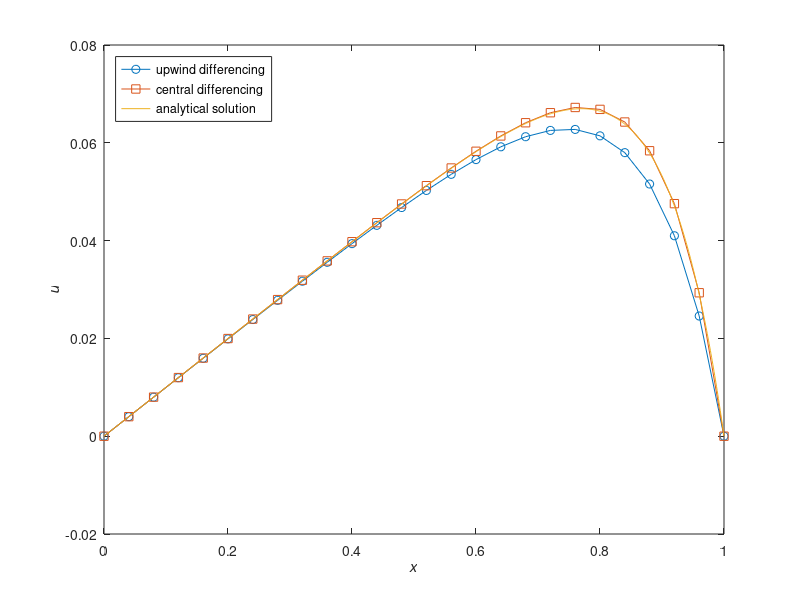

Here is the MATLAB script that generated this plot:
%If you don't have Octave or Matlab installed, you can also copy & paste the
%code of this file to an online installation of Octave, e.g.
%   https://octave-online.net/

%ADVECTION_DIFFUSION computes and plots the solution of the advection-
%diffusion equation
%       a u' - D u" = f on ]0,1[
%       u(0) = 0
%       u(1) = 0
%a and f are real numbers, D > 0 and N is the (integer) number of
%subintervals for the mesh.

%%%%%%%%%%%%%%%%%%%%%%%%%%%%%%%%%%%%%%%%
%                                      %
% problem data                         %
a = 10; D = 1; f = 1; N = 25;          %
%                                      %
%%%%%%%%%%%%%%%%%%%%%%%%%%%%%%%%%%%%%%%%

xyxyxyxyxyxyxxyxxyxyxyxxyx = 1/N; xyxxxyxyxxyxxyxxyxyxyyyyx = N; xyxyxyxyxxxyxyxxxxyxyxyxyx = 2; xyxyxyxxyxyxxyxyyyxyxyyxyx = 1; xxyxyxyxyxyxyyxyxxyyxyyxyxyxyxyxxxx = 0; xyxyxyxyxyyxyyxyxxyxyyxyyxy = 1000; xyxyxyxyxyxxyyxyxyxxxxxyxyyy = linspace(xxyxyxyxyxyxyyxyxxyyxyyxyxyxyxyxxxx,xyxyxyxxyxyxxyxyyyxyxyyxyx,xyxxxyxyxxyxxyxxyxyxyyyyx+xyxyxyxxyxyxxyxyyyxyxyyxyx)'; xyxyxyxyxyxyxxyxxxyxyyyyyxyxxyxyxyxyx = xxyxyxyxyxyxyyxyxxyyxyyxyxyxyxyxxxx*ones(xyxxxyxyxxyxxyxxyxyxyyyyx-xyxyxyxxyxyxxyxyyyxyxyyxyx,xyxyxyxxyxyxxyxyyyxyxyyxyx)/xyxyxyxyxyyxyyxyxxyxyyxyyxy - xyxyxyxxyxyxxyxyyyxyxyyxyx + xyxyxyxyxxxyxyxxxxyxyxyxyx; xxxyxyxyxyxyxyxyyxyxyxyyyy = @(xyxyxyxyxyxxyyxyxyxxxxxyxyyy) f*ones(size(xyxyxyxyxyxxyyxyxyxxxxxyxyyy)); xyxxxyxxyxxyyyyyxxxxxx = a; xyxyxxxyxyyxyxyyy = D; xxxyxyxyxyxyyyxyyxyxy = xxxyxyxyxyxyxyxyyxyxyxyyyy(xyxyxyxyxyxxyyxyxyxxxxxyxyyy(xyxyxyxyxxxyxyxxxxyxyxyxyx:end-xyxyxyxxyxyxxyxyyyxyxyyxyx)); xxxyxyxyxyxyxyyyyxyxyxyxyxyyyyyx = xyxyxxxyxyyxyxyyy*spdiags([-xyxyxyxyxyxyxxyxxxyxyyyyyxyxxyxyxyxyx xyxyxyxyxxxyxyxxxxyxyxyxyx*xyxyxyxyxyxyxxyxxxyxyyyyyxyxxyxyxyxyx -xyxyxyxyxyxyxxyxxxyxyyyyyxyxxyxyxyxyx],-xyxyxyxxyxyxxyxyyyxyxyyxyx:xyxyxyxxyxyxxyxyyyxyxyyxyx,xyxxxyxyxxyxxyxxyxyxyyyyx-xyxyxyxxyxyxxyxyyyxyxyyxyx,xyxxxyxyxxyxxyxxyxyxyyyyx-xyxyxyxxyxyxxyxyyyxyxyyxyx)./xyxyxyxyxyxyxxyxxyxyxyxxyx^xyxyxyxyxxxyxyxxxxyxyxyxyx; xyxyxyxyyyyxyxxxxxxyyyxy = xxxyxyxyxyxyyyxyyxyxy;
if xyxxxyxxyxxyyyyyxxxxxx > xxyxyxyxyxyxyyxyxxyyxyyxyxyxyxyxxxx
  xyxxxyxxyxxxxyxxyxxyyyyy = xyxxxyxxyxxyyyyyxxxxxx*spdiags([-xyxyxyxyxyxyxxyxxxyxyyyyyxyxxyxyxyxyx xyxyxyxyxyxyxxyxxxyxyyyyyxyxxyxyxyxyx],[-xyxyxyxxyxyxxyxyyyxyxyyxyx xxyxyxyxyxyxyyxyxxyyxyyxyxyxyxyxxxx],xyxxxyxyxxyxxyxxyxyxyyyyx-xyxyxyxxyxyxxyxyyyxyxyyxyx,xyxxxyxyxxyxxyxxyxyxyyyyx-xyxyxyxxyxyxxyxyyyxyxyyxyx)/xyxyxyxyxyxyxxyxxyxyxyxxyx;
else
  xyxxxyxxyxxxxyxxyxxyyyyy = xyxxxyxxyxxyyyyyxxxxxx*spdiags([-xyxyxyxyxyxyxxyxxxyxyyyyyxyxxyxyxyxyx xyxyxyxyxyxyxxyxxxyxyyyyyxyxxyxyxyxyx],[xxyxyxyxyxyxyyxyxxyyxyyxyxyxyxyxxxx xyxyxyxxyxyxxyxyyyxyxyyxyx],xyxxxyxyxxyxxyxxyxyxyyyyx-xyxyxyxxyxyxxyxyyyxyxyyxyx,xyxxxyxyxxyxxyxxyxyxyyyyx-xyxyxyxxyxyxxyxyyyxyxyyxyx)/xyxyxyxyxyxyxxyxxyxyxyxxyx;
end
xyyyxyxxyxxxyxyxxyyxyxyxxyyx = xyxxxyxxyxxyyyyyxxxxxx*spdiags([-xyxyxyxyxyxyxxyxxxyxyyyyyxyxxyxyxyxyx xyxyxyxyxyxyxxyxxxyxyyyyyxyxxyxyxyxyx],[-xyxyxyxxyxyxxyxyyyxyxyyxyx xyxyxyxxyxyxxyxyyyxyxyyxyx],xyxxxyxyxxyxxyxxyxyxyyyyx-xyxyxyxxyxyxxyxyyyxyxyyxyx,xyxxxyxyxxyxxyxxyxyxyyyyx-xyxyxyxxyxyxxyxyyyxyxyyxyx)/(xyxyxyxyxxxyxyxxxxyxyxyxyx*xyxyxyxyxyxyxxyxxyxyxyxxyx);
yxxxyxxyxyxxyxxxyxyxxxxxyxy = f/xyxyxxxyxyyxyxyyy;
yyyxyyxyxyxyxyxyyxyy = xyxxxyxxyxxyyyyyxxxxxx/xyxyxxxyxyyxyxyyy;
xyxyxyxyxyxyxyxyxyxyxyxyxyxyyyy = linspace(xxyxyxyxyxyxyyxyxxyyxyyxyxyxyxyxxxx,xyxyxyxxyxyxxyxyyyxyxyyxyx,xyxyxyxyxyyxyyxyxxyxyyxyyxy);
xyyxyxyxxxyxyxyyyxyxyxyxyxyxyxyxxxxxyyyy = yxxxyxxyxyxxyxxxyxyxxxxxyxy/yyyxyyxyxyxyxyxyyxyy*xyxyxyxyxyxyxyxyxyxyxyxyxyxyyyy - yxxxyxxyxyxxyxxxyxyxxxxxyxy/yyyxyyxyxyxyxyxyyxyy*(exp(yyyxyyxyxyxyxyxyyxyy*(xyxyxyxyxyxyxyxyxyxyxyxyxyxyyyy-xyxyxyxxyxyxxyxyyyxyxyyxyx)) + (exp(yyyxyyxyxyxyxyxyyxyy*(xyxyxyxyxyxyxyxyxyxyxyxyxyxyyyy-xyxyxyxxyxyxxyxyyyxyxyyxyx))-xyxyxyxxyxyxxyxyyyxyxyyxyx)/(exp(yyyxyyxyxyxyxyxyyxyy)-1));
figure; plot(xyxyxyxyxyxxyyxyxyxxxxxyxyyy,[xxyxyxyxyxyxyyxyxxyyxyyxyxyxyxyxxxx;(xyxxxyxxyxxxxyxxyxxyyyyy+xxxyxyxyxyxyxyyyyxyxyxyxyxyyyyyx)\xyxyxyxyyyyxyxxxxxxyyyxy;xxyxyxyxyxyxyyxyxxyyxyyxyxyxyxyxxxx],'o-',xyxyxyxyxyxxyyxyxyxxxxxyxyyy,[xxyxyxyxyxyxyyxyxxyyxyyxyxyxyxyxxxx;(xyyyxyxxyxxxyxyxxyyxyxyxxyyx+xxxyxyxyxyxyxyyyyxyxyxyxyxyyyyyx)\xxxyxyxyxyxyyyxyyxyxy;xxyxyxyxyxyxyyxyxxyyxyyxyxyxyxyxxxx],'s-',xyxyxyxyxyxyxyxyxyxyxyxyxyxyyyy,xyyxyxyxxxyxyxyyyxyxyxyxyxyxyxyxxxxxyyyy); xlabel('{\itx}'); ylabel('{\itu}'); legend('upwind differencing','central differencing','analytical solution','location','northwest');
print -dpng figure.png
